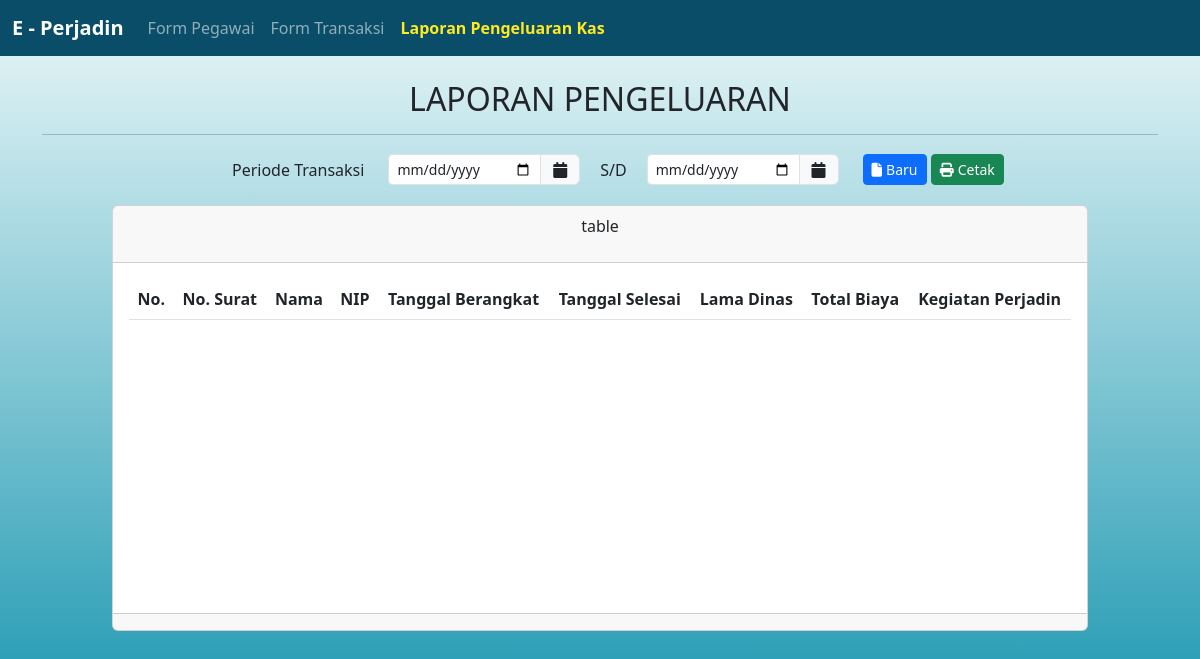
The page /laporanPengeluaran.php on the database as committed earlier.
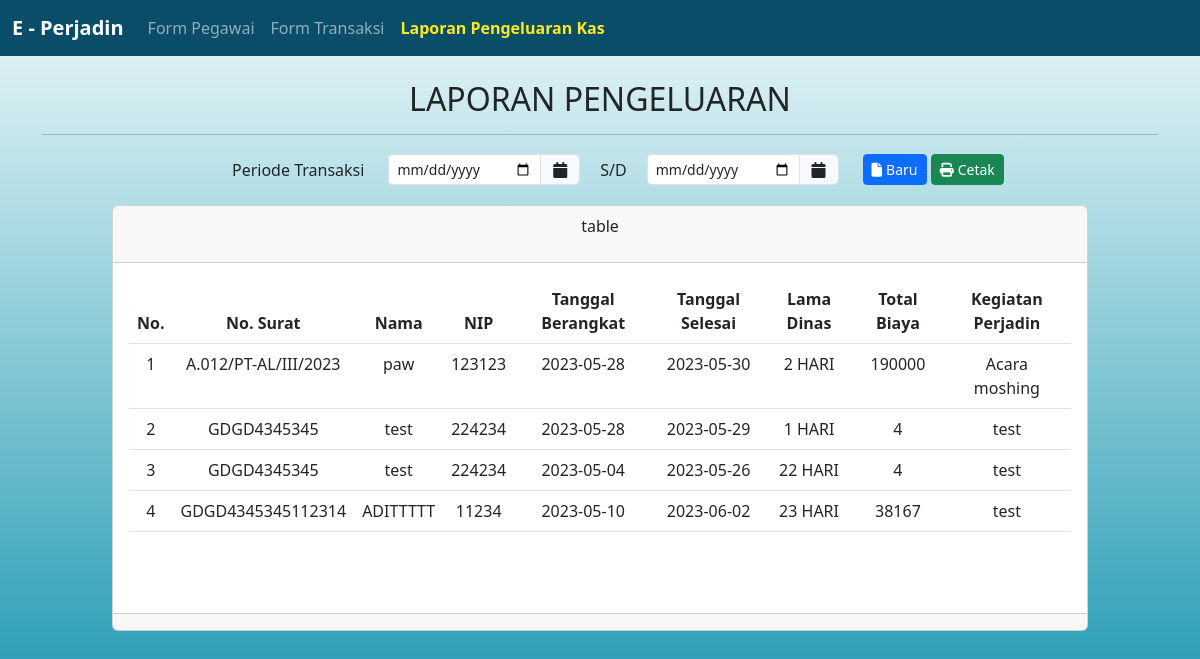
The same page on the database as committed later.
### tables this page shows
CREATE TABLE `transaksi` (
  `id_transaksi` int NOT NULL,
  `no_surat_tugas` varchar(50) DEFAULT NULL,
  `tempat_perjadin` varchar(100) DEFAULT NULL,
  `tanggal_berangkat` date DEFAULT NULL,
  `tanggal_selesai` date DEFAULT NULL,
  `lama_dinas` varchar(50) DEFAULT NULL,
  `kegiatan_perjadin` varchar(200) DEFAULT NULL,
  `biaya_penginapan` int DEFAULT NULL,
  `biaya_transaksi` int DEFAULT NULL,
  `uang_harian` int DEFAULT NULL,
  `uang_pendamping` int DEFAULT NULL,
  `total_biaya_perjadin` int DEFAULT NULL,
  `nip` varchar(255) DEFAULT NULL
);

CREATE TABLE `pegawai` (
  `id_pegawai` int NOT NULL,
  `nip` varchar(255) NOT NULL,
  `nama_pegawai` varchar(100) NOT NULL,
  `tanggal_lahir` date NOT NULL,
  `jabatan` varchar(50) NOT NULL,
  `golongan` varchar(10) NOT NULL,
  `alamat` varchar(200) NOT NULL
);

### function.php (called while the page is built, shortened)
<?php
function koneksi()
{
    $host = "localhost";
    $username = "root";
    $password = "";
    $database = "perjadin";
    $conn = mysqli_connect($host, $username, $password, $database);
    return $conn;
}
function laporanPengeluaran()
{
    $conn = koneksi();
    $query = "SELECT transaksi.no_surat_tugas, pegawai.nama_pegawai, pegawai.nip, transaksi.tanggal_berangkat, transaksi.tanggal_selesai, transaksi.lama_dinas, transaksi.total_biaya_perjadin, transaksi.kegiatan_perjadin
            FROM transaksi INNER JOIN pegawai ON transaksi.nip = pegawai.nip";
    $result = mysqli_query($conn, $query);
    $rows = [];
    while ($row = mysqli_fetch_assoc($result)) {
        $rows[] = $row;
    }
    return $rows;
}

### laporanPengeluaran.php (the view, shortened to what this page needs)
<!DOCTYPE html>
<html lang="en">
<head>
    <link href="https://cdn.jsdelivr.net/npm/bootstrap@5.3.0-alpha3/dist/css/bootstrap.min.css" rel="stylesheet">
    <link rel="stylesheet" href="https://cdnjs.cloudflare.com/ajax/libs/font-awesome/6.4.0/css/all.min.css">
    <link rel="stylesheet" href="src/style/global.css">
</head>
<body class="bg vh-100">
    <nav class="navbar navbar-expand-lg navbar-dark bg-nav sticky-top">
        <div class="container-fluid">
            <a class="navbar-brand" href="#"><b>E - Perjadin</b></a>
            <div class="collapse navbar-collapse" id="navbarNav">
                <ul class="navbar-nav">
                    <li class="nav-item">
                        <a class="nav-link" href="formPegawai.php">Form Pegawai</a>
                    </li>
                    <li class="nav-item">
                        <a class="nav-link" href="transaksi.php">Form Transaksi</a>
                    </li>
                    <li class="nav-item">
                        <a class="nav-link active" href="laporanPengeluaran.php">Laporan Pengeluaran Kas</a>
                    </li>
                </ul>
            </div>
        </div>
    </nav>
    <div class="container">
        <h2 class="text-center mt-4 text-uppercase">Laporan Pengeluaran</h2>
        <hr>
        <div class="row">
            <div class="col-10 offset-2">
                <form>
                    <div class="row align-items-center ">
                        <label class="col-auto col-form-label text-center ">Periode Transaksi</label>
                        <div class="col-sm-10 d-flex">
                            <div class="col-3 me-3">
                                <div class="input-group">
                                    <input type="date" id="from" name="from" class="form-control form-control-sm" data-target="#reservationdate" autocomplete="off">
                                    <span class="input-group-text"><i class="fa fa-calendar"></i></span>
                                </div>
                            </div>
                            <div class="col-auto">
                                <label class="col-form-label p-1">S/D</label>
                            </div>
                            <div class="col-3 ms-3">
                                <div class="input-group">
                                    <input type="date" id="to" name="to" class="form-control form-control-sm" data-target="#reservationdate2" autocomplete="off">
                                    <span class="input-group-text"><i class="fa fa-calendar"></i></span>
                                </div>
                            </div>
                            <div class="col-4 ms-4">
                                <button class="btn btn-primary btn-sm" type="reset" onclick="location.reload()">
                                    <span class="fa fa-file me-1"></span>Baru
                                </button>
                                <button class="btn btn-success btn-sm" id="cetak" onclick="cetakLaporan()">
                                    <span class=" fa fa-print me-1"></span>Cetak
                                </button>
                            </div>
                        </div>
                    </div>
                </form>
            </div>
        </div>
    </div>
        <div class="container-fluid">
            <div class="row">
                <div class="col-10 mx-auto text-center mt-3">
                    <div class="card mb-3">
                        <div class="card-header">
                            <p>table</p>
                        </div>
                        <div class="card-body" style="height: 350px; overflow: scroll;">
                            <table class="table table-border">
                                <thead>
                                    <tr class="text-center">
                                        <th scope="col">No.</th>
                                        <th scope="col">No. Surat</th>
                                        <th scope="col">Nama</th>
                                        <th scope="col">NIP</th>
                                        <th scope="col">Tanggal Berangkat</th>
                                        <th scope="col">Tanggal Selesai</th>
                                        <th scope="col">Lama Dinas</th>
                                        <th scope="col">Total Biaya</th>
                                        <th scope="col">Kegiatan Perjadin</th>
                                    </tr>
                                </thead>
                                <tbody>
                                    <?php
                                    include 'function.php';
                                    $dataLaporan = laporanPengeluaran();
                                    $index = 0;
                                    foreach ($dataLaporan as $laporan) {
                                        $index++;
                                        echo "<tr>";
                                        echo "<td>" . $index . "</td>";
                                        echo "<td>" . $laporan['no_surat_tugas'] . "</td>";
                                        echo "<td>" . $laporan['nama_pegawai'] . "</td>";
                                        echo "<td>" . $laporan['nip'] . "</td>";
                                        echo "<td>" . $laporan['tanggal_berangkat'] . "</td>";
                                        echo "<td>" . $laporan['tanggal_selesai'] . "</td>";
                                        echo "<td>" . $laporan['lama_dinas'] . "</td>";
                                        echo "<td>" . $laporan['total_biaya_perjadin'] . "</td>";
                                        echo "<td>" . $laporan['kegiatan_perjadin'] . "</td>";
                                        echo "</tr>";
                                    }
                                    ?>
                                </tbody>
                            </table>
                        </div>
                        <div class="card-footer">
                        </div>
                    </div>
                </div>
            </div>
        </div>
</body>
</html>

### src/style/global.css (style rules this page uses)
:root { --primary: #068DA9; --secondary: #ECF8F9; --thrid:#FFEA20; }
*, html, body { margin: 0; padding: 0; box-sizing: border-box; }
.nav-link.active { color: var(--thrid) !important; font-weight: 700; }
.bg-nav { background: #0A4D68; }
body.bg { background: linear-gradient(to bottom, #ECF8F9, #068DA9); }

Rows that differ between the two databases and show on the page:
added transaksi: no_surat_tugas "A.012/PT-AL/III/2023", pegawai.nama_pegawai "paw", pegawai.nip "123123", tanggal_berangkat "2023-05-28", tanggal_selesai "2023-05-30", lama_dinas "2 HARI", total_biaya_perjadin "190000", kegiatan_perjadin "Acara moshing"
added transaksi: no_surat_tugas "GDGD4345345", pegawai.nama_pegawai "test", pegawai.nip "224234", tanggal_berangkat "2023-05-28", tanggal_selesai "2023-05-29", lama_dinas "1 HARI", total_biaya_perjadin "4", kegiatan_perjadin "test"
added transaksi: no_surat_tugas "GDGD4345345", pegawai.nama_pegawai "test", pegawai.nip "224234", tanggal_berangkat "2023-05-04", tanggal_selesai "2023-05-26", lama_dinas "22 HARI", total_biaya_perjadin "4", kegiatan_perjadin "test"
added transaksi: no_surat_tugas "GDGD4345345112314", pegawai.nama_pegawai "ADITTTTT", pegawai.nip "11234", tanggal_berangkat "2023-05-10", tanggal_selesai "2023-06-02", lama_dinas "23 HARI", total_biaya_perjadin "38167", kegiatan_perjadin "test"
